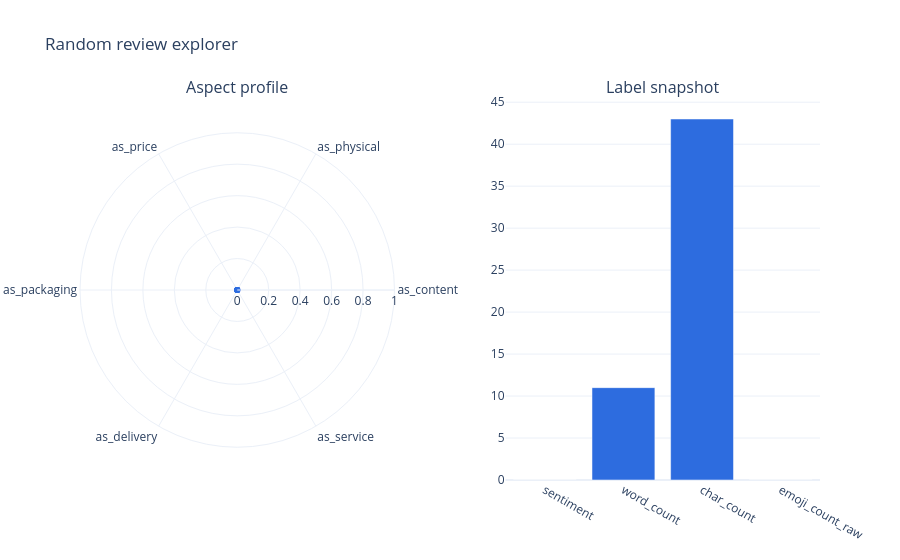
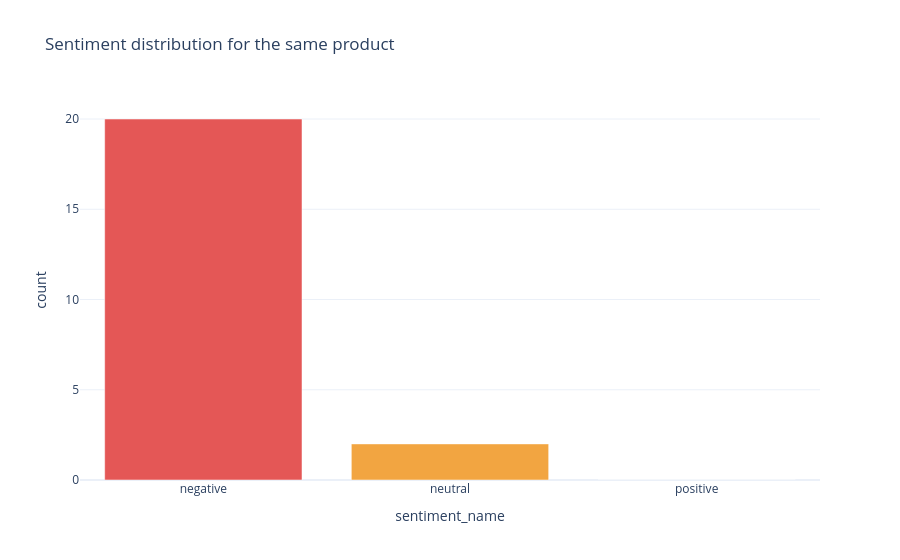
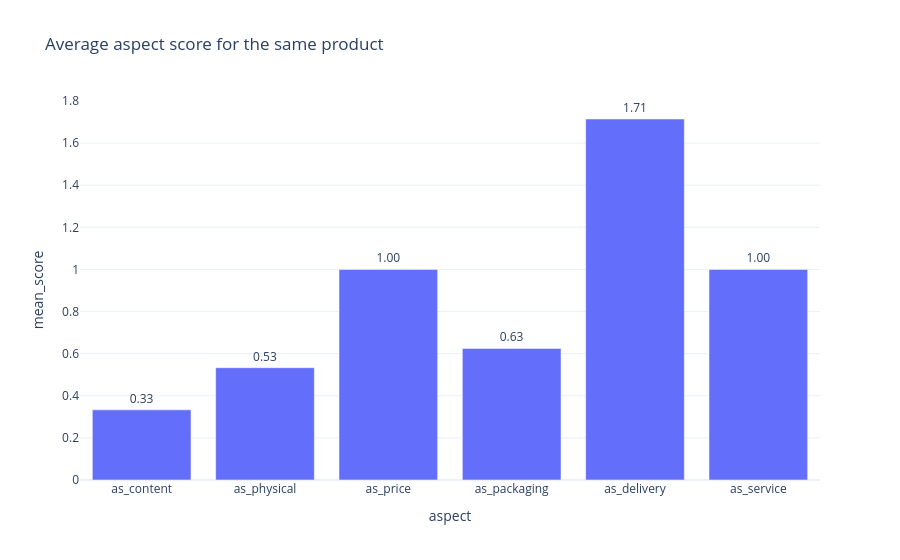

The cell these charts' notebook holds for them, in order:
### Markdown cell above
## Random Review Explorer

### Code cell
random_idx = np.random.RandomState(42).choice(df.index)
sample_row = df.loc[random_idx]
same_product = df.loc[df["product_id"] == sample_row["product_id"]].copy()
review_key = sample_row.get("review_id", random_idx)

print(f"review_id: {review_key}")
print(f"product_id: {sample_row['product_id']}")
print(f"product_name: {sample_row['product_name']}")
print(f"sentiment: {sample_row['sentiment_name']}")
print("\nRAW:")
print(sample_row["content_raw"])
print("\nCLEAN:")
print(sample_row["content"])
print(f"\nSame product reviews: {len(same_product)}")

aspect_values = sample_row[ASPECT_COLS].fillna(0).astype(float).tolist()
radar_theta = ASPECT_COLS + [ASPECT_COLS[0]]
radar_r = aspect_values + [aspect_values[0]]

fig = make_subplots(
    rows=1,
    cols=2,
    specs=[[{"type": "polar"}, {"type": "bar"}]],
    subplot_titles=("Aspect profile", "Label snapshot"),
    horizontal_spacing=0.15,
)

fig.add_trace(
    go.Scatterpolar(
        r=radar_r,
        theta=radar_theta,
        fill="toself",
        name="aspects",
        line_color="#2d6cdf",
        showlegend=False,
    ),
    row=1,
    col=1,
)

label_snapshot = pd.DataFrame(
    {
        "label": ["sentiment", "word_count", "char_count", "emoji_count_raw"],
        "value": [
            float(sample_row["sentiment_llm"]),
            float(sample_row["word_count"]),
            float(sample_row["char_count"]),
            float(sample_row["emoji_count_raw"]),
        ],
    }
)
fig.add_trace(
    go.Bar(
        x=label_snapshot["label"],
        y=label_snapshot["value"],
        marker_color=["#e45756", "#2d6cdf", "#2d6cdf", "#4caf50"],
        showlegend=False,
    ),
    row=1,
    col=2,
)
fig.update_layout(template="plotly_white", title="Random review explorer")
fig.show()

if len(same_product) > 1:
    product_summary = (
        same_product.groupby("sentiment_name")
        .size()
        .reindex(SENTIMENT_ORDER)
        .fillna(0)
        .reset_index(name="count")
    )
    fig = px.bar(
        product_summary,
        x="sentiment_name",
        y="count",
        color="sentiment_name",
        color_discrete_map=SENTIMENT_COLORS,
        title="Sentiment distribution for the same product",
    )
    fig.update_layout(showlegend=False, template="plotly_white")
    fig.show()

    aspect_means_product = same_product[ASPECT_COLS].mean().reset_index()
    aspect_means_product.columns = ["aspect", "mean_score"]
    fig = px.bar(
        aspect_means_product,
        x="aspect",
        y="mean_score",
        text="mean_score",
        title="Average aspect score for the same product",
    )
    fig.update_traces(texttemplate="%{text:.2f}", textposition="outside")
    fig.update_layout(template="plotly_white")
    fig.show()

display(
    same_product[
        [
            col
            for col in ["review_id", "sentiment_name", "content_raw", "content", "word_count", "char_count"]
            if col in same_product.columns
        ]
    ].head(10)
)

### Figure 1 — Plotly figure (JSON) as saved in the notebook; plotly's stock layout.template omitted (floating-point values rounded to 4 significant figures)
{"data": [{"fill": "toself", "line": {"color": "#2d6cdf"}, "name": "aspects", "r": [0, 0, 0, 0, 0, 0, 0], "showlegend": false, "subplot": "polar", "theta": ["as_content", "as_physical", "as_price", "as_packaging", "as_delivery", "as_service", "as_content"], "type": "scatterpolar"}, {"marker": {"color": ["#e45756", "#2d6cdf", "#2d6cdf", "#4caf50"]}, "showlegend": false, "type": "bar", "x": ["sentiment", "word_count", "char_count", "emoji_count_raw"], "xaxis": "x", "y": [0, 11, 43, 0], "yaxis": "y"}], "layout": {"annotations": [{"font": {"size": 16}, "showarrow": false, "text": "Aspect profile", "x": 0.2125, "xanchor": "center", "xref": "paper", "y": 1, "yanchor": "bottom", "yref": "paper"}, {"font": {"size": 16}, "showarrow": false, "text": "Label snapshot", "x": 0.7875, "xanchor": "center", "xref": "paper", "y": 1, "yanchor": "bottom", "yref": "paper"}], "polar": {"domain": {"x": [0, 0.425], "y": [0, 1]}}, "title": {"text": "Random review explorer"}, "xaxis": {"anchor": "y", "domain": [0.575, 1]}, "yaxis": {"anchor": "x", "domain": [0, 1]}}}

### Figure 2 — Plotly figure (JSON) as saved in the notebook; plotly's stock layout.template omitted (floating-point values rounded to 4 significant figures)
{"data": [{"alignmentgroup": "True", "hovertemplate": "sentiment_name=%{x}<br>count=%{y}<extra></extra>", "legendgroup": "negative", "marker": {"color": "#e45756", "pattern": {"shape": ""}}, "name": "negative", "offsetgroup": "negative", "orientation": "v", "showlegend": true, "textposition": "auto", "type": "bar", "x": ["negative"], "xaxis": "x", "y": [20], "yaxis": "y"}, {"alignmentgroup": "True", "hovertemplate": "sentiment_name=%{x}<br>count=%{y}<extra></extra>", "legendgroup": "neutral", "marker": {"color": "#f2a541", "pattern": {"shape": ""}}, "name": "neutral", "offsetgroup": "neutral", "orientation": "v", "showlegend": true, "textposition": "auto", "type": "bar", "x": ["neutral"], "xaxis": "x", "y": [2], "yaxis": "y"}, {"alignmentgroup": "True", "hovertemplate": "sentiment_name=%{x}<br>count=%{y}<extra></extra>", "legendgroup": "positive", "marker": {"color": "#4caf50", "pattern": {"shape": ""}}, "name": "positive", "offsetgroup": "positive", "orientation": "v", "showlegend": true, "textposition": "auto", "type": "bar", "x": ["positive"], "xaxis": "x", "y": [0], "yaxis": "y"}], "layout": {"barmode": "relative", "legend": {"title": {"text": "sentiment_name"}, "tracegroupgap": 0}, "showlegend": false, "title": {"text": "Sentiment distribution for the same product"}, "xaxis": {"anchor": "y", "categoryarray": ["negative", "neutral", "positive"], "categoryorder": "array", "domain": [0, 1], "title": {"text": "sentiment_name"}}, "yaxis": {"anchor": "x", "domain": [0, 1], "title": {"text": "count"}}}}

### Figure 3 — Plotly figure (JSON) as saved in the notebook; plotly's stock layout.template omitted (floating-point values rounded to 4 significant figures)
{"data": [{"alignmentgroup": "True", "hovertemplate": "aspect=%{x}<br>mean_score=%{text}<extra></extra>", "legendgroup": "", "marker": {"color": "#636efa", "pattern": {"shape": ""}}, "name": "", "offsetgroup": "", "orientation": "v", "showlegend": false, "text": [0.3333, 0.5333, 1, 0.625, 1.714, 1], "textposition": "outside", "texttemplate": "%{text:.2f}", "type": "bar", "x": ["as_content", "as_physical", "as_price", "as_packaging", "as_delivery", "as_service"], "xaxis": "x", "y": [0.3333, 0.5333, 1, 0.625, 1.714, 1], "yaxis": "y"}], "layout": {"barmode": "relative", "legend": {"tracegroupgap": 0}, "title": {"text": "Average aspect score for the same product"}, "xaxis": {"anchor": "y", "domain": [0, 1], "title": {"text": "aspect"}}, "yaxis": {"anchor": "x", "domain": [0, 1], "title": {"text": "mean_score"}}}}
